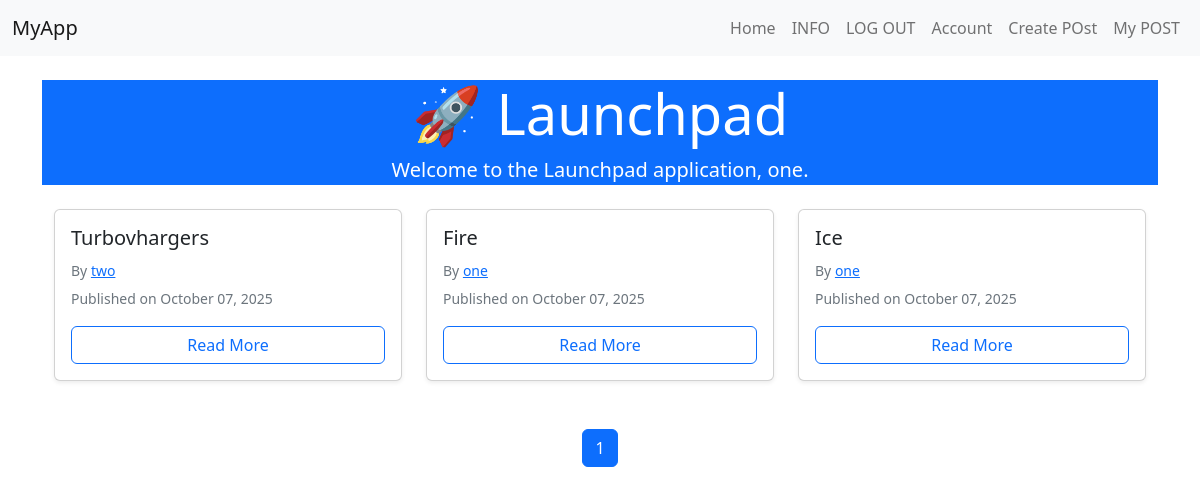
/ (signed in), run on the app's committed database.
### carForum/models.py (models this page shows, shortened)
class Users(db.Model,UserMixin):
    __tablename__='users'
    id=db.Column(db.Integer,primary_key=True)
    profile_image=db.Column(db.String(64),nullable=False,default='default_profile.png')
    email=db.Column(db.String(64),unique=True,index=True)
    username=db.Column(db.String(20),unique=True,index=True)
    password_hash=db.Column(db.String(64))
    posts=db.relationship('BlogPost',backref='author',lazy=True)

class BlogPost(db.Model):
    users=db.relationship(Users)
    id=db.Column(db.Integer,primary_key=True)
    user_id=db.Column(db.Integer,db.ForeignKey('users.id'),nullable=False)
    date=db.Column(db.DateTime,nullable=False,default=lambda: datetime.now(timezone.utc))
    title=db.Column(db.String(128),nullable=False)
    text=db.Column(db.Text,nullable=False)

### carForum/core/views.py (the view)
@core.route('/')
def index():
    page=request.args.get('page',1,type=int)
    blog_posts=BlogPost.query.order_by(BlogPost.date.desc()).paginate(page=page,per_page=5)
    return render_template('index.html',blog_posts=blog_posts)

### carForum/models.py (called while the page is built)
@login_manager.user_loader
def load_user(user_id):
    return Users.query.get(user_id)

### carForum/templates/index.html
{% extends "base.html" %}
{% block content %}
<div class="jumbotron jumbotron-fluid bg-primary text-white mb-4">
  <div class="container text-center ">
    <h1 class="display-4">🚀 Launchpad</h1>
    <p class="lead">Welcome to the Launchpad application, <strong>{{ current_user.username }}</strong>.</p>
  </div>
</div>
<div class="container">
  <div class="row">
    {% for post in blog_posts.items %}
    <div class="col-md-4 mb-4">
      <div class="card shadow-sm h-100">
        <div class="card-body d-flex flex-column">
          <h5 class="card-title">
            <a href="{{ url_for('blog_posts.blog_post', blog_post_id=post.id) }}" class="text-dark text-decoration-none">
              {{ post.title }}
            </a>
          </h5>
          <p class="card-text mb-1">
            <small class="text-muted">By
              <a href="{{ url_for('users.user_posts', username=post.author.username) }}" class="text-primary">
                {{ post.author.username }}
              </a>
            </small>
          </p>
          <p class="card-text">
            <small class="text-muted">Published on {{ post.date.strftime('%B %d, %Y') }}</small>
          </p>
          <a href="{{ url_for('blog_posts.blog_post', blog_post_id=post.id) }}" class="btn btn-outline-primary mt-auto">Read More</a>
        </div>
      </div>
    </div>
    {% endfor %}
  </div>
</div>
<nav aria-label="Page navigation">
  <ul class="pagination justify-content-center mt-4">
    {% for page_num in blog_posts.iter_pages(left_edge=1, right_edge=1, left_current=1, right_current=2) %}
      {% if blog_posts.page == page_num %}
        <li class="page-item active">
          <span class="page-link">{{ page_num }}</span>
        </li>
      {% else %}
        <li class="page-item">
          <a class="page-link" href="{{ url_for('core.index', page=page_num) }}">{{ page_num }}</a>
        </li>
      {% endif %}
    {% endfor %}
  </ul>
</nav>
{% endblock %}

### data on the page
Users: username "one"
BlogPost: title "Turbovhargers", author.username "two", date "October 07, 2025"
BlogPost: title "Fire", author.username "one", date "October 07, 2025"
BlogPost: title "Ice", author.username "one", date "October 07, 2025"

### other printed values
{{ page_num }} "1"
